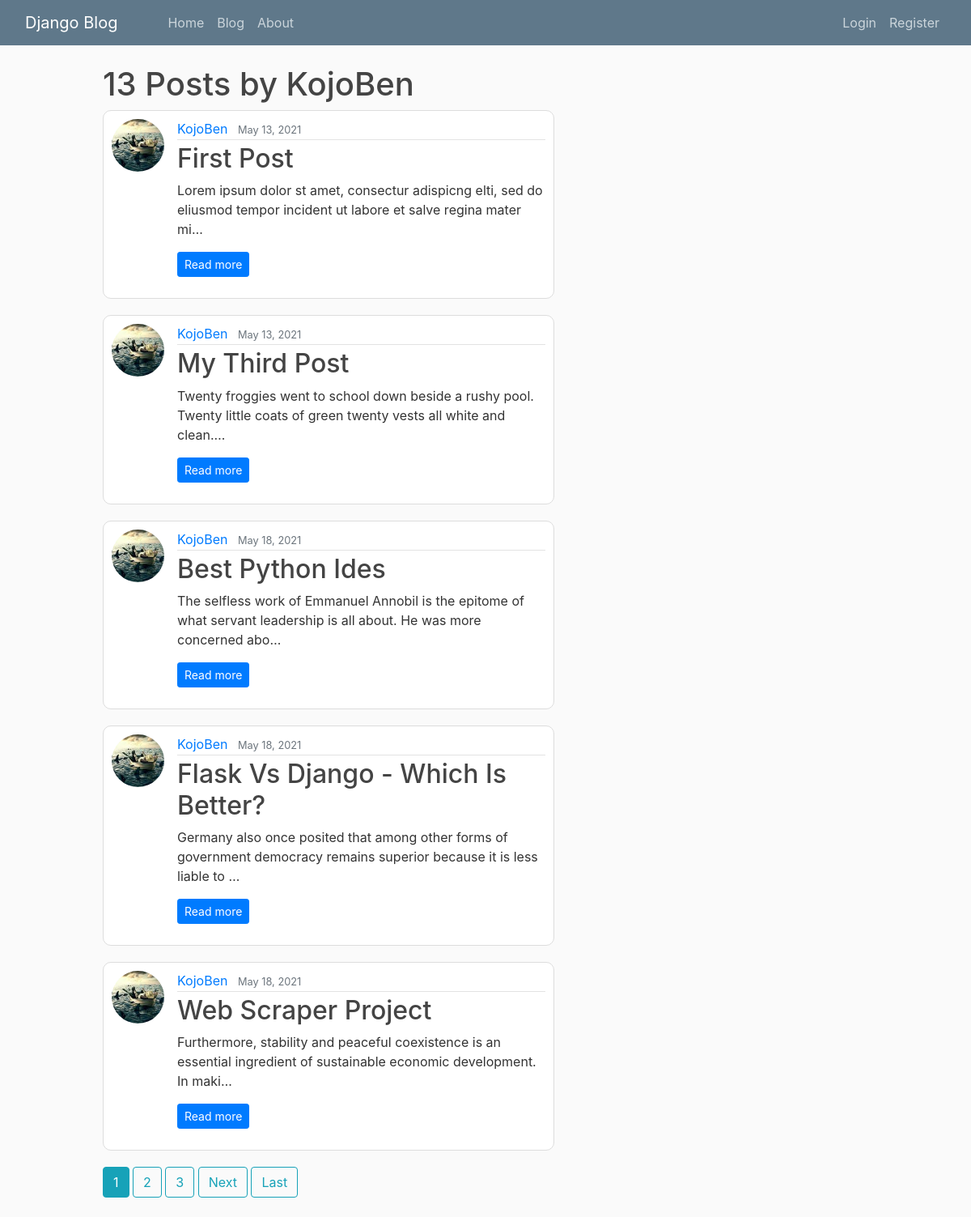
/user/KojoBen, run on the app's committed database.
### blog/models.py (models this page shows, shortened)
class Post(models.Model):
    title = models.CharField(max_length=100)
    content = models.TextField()
    date_posted = models.DateTimeField(default=timezone.now)
    author = models.ForeignKey(User, on_delete=models.CASCADE)

### users/models.py (models this page shows, shortened)
class Profile(models.Model):
    user = models.OneToOneField(User, on_delete=models.CASCADE)
    image = models.ImageField(default='default.jpg', upload_to='profile_pics')

### blog/views.py (the view)
# urls.py: path('user/<str:username>', UserPostListView.as_view(), name='user-posts'),
class UserPostListView(ListView):
    model = Post
    template_name = 'blog/user_posts.html'
    context_object_name = 'posts'
    paginate_by = 5
    def get_queryset(self):
        user = get_object_or_404(User, username=self.kwargs.get('username'))
        return Post.objects.filter(author=user).order_by('date_posted')

### blog/templates/blog/user_posts.html (shortened to what this page needs)
{% extends 'blog/base.html' %}
{% block content %}
  <h1 class="user_posts">{{ page_obj.paginator.count }} Posts by {{ view.kwargs.username }}</h1>
      {% for post in posts %}
        <article class="media content-section">
          <img class='rounded-circle article-img' src="{{ post.author.profile.image.url }}" alt="profile_pic">
          <div class="media-body">
            <div class="article-metadata">
              <a class="mr-2" href="{% url 'user-posts' post.author.username %}">{{ post.author }}</a>
              <small class="text-muted">{{ post.date_posted|date:"F d, Y" }}</small>
            </div>
            <h2 class="article-title">{{ post.title|title }}</h2>
            <p class="article-content">{{ post.content|truncatechars_html:120 }}</p>
            <p><a href="{% url 'post-detail' post.id %}" class="btn btn-primary btn-sm">Read more</a></p>
          </div>
        </article>
    {% endfor %}
    {% if is_paginated %}
        <div class="pages">
        {% for num in page_obj.paginator.page_range %}
            {% if page_obj.number == num %}
                <a class="btn btn-info mb-4" href="?page={{ num }}">{{ num }}</a>
            {% elif num > page_obj.number|add:'-3' and num < page_obj.number|add:'3'%}
                <a class="btn btn-outline-info mb-4" href="?page={{ num }}">{{ num }}</a>
            {% endif %}
        {% endfor %}
        {% if page_obj.has_next %}
            <a class="btn btn-outline-info mb-4" href="?page={{ page_obj.next_page_number }}">Next</a>
            <a class="btn btn-outline-info mb-4" href="?page={{ page_obj.paginator.num_pages }}">Last</a>
        {% endif %}
        </div>
    {% endif %}
{% endblock content %}

### blog/static/css/style.css (style rules this page uses)
body { background: #fafafa; color: #333333; margin-top: 5rem; }
h1, h2, h3, h4, h5, h6 { color: #444444; }
.content-section { background: #ffffff; padding: 10px 10px; border: 1px solid #dddddd; border-radius: 10px; margin-left: 7rem; margin-bottom: 20px; }
.pages { margin-left: 7rem; }
.user_posts { margin-left: 7rem; }
.article-title { color: #444444; }
.article-content { white-space: pre-line; }
.article-img { height: 65px; width: 65px; margin-right: 16px; }
.article-metadata { padding-bottom: 1px; margin-bottom: 4px; border-bottom: 1px solid #e3e3e3 }

### data on the page
Post: author.profile.image (picture), author "KojoBen", date_posted "May 13, 2021", title "First Post", content "Lorem ipsum dolor st amet, consectur adispicng elti, sed do eliusmod tempor incident ut labore et salve regina mater mi…"
Post: author.profile.image (picture), author "KojoBen", date_posted "May 13, 2021", title "My Third Post", content "Twenty froggies went to school down beside a rushy pool. Twenty little coats of green twenty vests all white and clean.…"
Post: author.profile.image (picture), author "KojoBen", date_posted "May 18, 2021", title "Best Python Ides", content "The selfless work of Emmanuel Annobil is the epitome of what servant leadership is all about. He was more concerned abo…"
Post: author.profile.image (picture), author "KojoBen", date_posted "May 18, 2021", title "Flask Vs Django - Which Is Better?", content "Germany also once posited that among other forms of government democracy remains superior because it is less liable to …"
Post: author.profile.image (picture), author "KojoBen", date_posted "May 18, 2021", title "Web Scraper Project", content "Furthermore, stability and peaceful coexistence is an essential ingredient of sustainable economic development. In maki…"

### other printed values
{{ page_obj.paginator.count }} "13"
{{ view.kwargs.username }} "KojoBen"
{{ num }} "1"
{{ num }} "2" "3"
